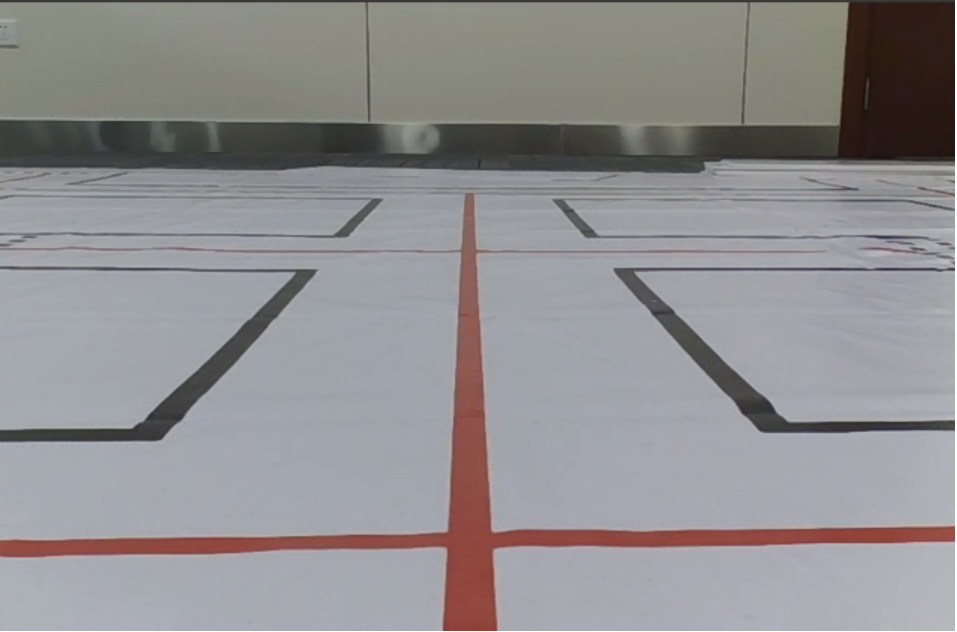
#> input picture raw_road.png, 957 x 632 px
$ python mask3.py
#> lines starting #> are read from the running program, lines starting #| are printed output that depends on the picture; after the words box and inside, x2 and y2 are one past the last pixel; in counts of white or black regions, pixels touching at a corner belong together
import cv2
import numpy as np
import matplotlib.pyplot as plt
def process_an_image(img):
    # 2. 标记四个坐标点用于ROI截取
    points = np.array([[(0, 550), (331, 187), (557, 187), (921, 550)]])
    roi_edges = roi_mask(img, points)
    return  roi_edges
def roi_mask(img, corner_points):
    # 创建掩膜
    mask = np.zeros_like(img)
    cv2.fillPoly(mask, corner_points, (255,255,255))
    masked_img = cv2.bitwise_and(img, mask)
    return masked_img
#  图像的加法 (掩模 mask)
img1 = cv2.imread("raw_road.png")  # 读取彩色图像(BGR)
#> img1 is the input picture: shape (632, 957, 3); mean B, G, R 144.8, 143, 144.6
cv2.imshow("raw_road.png", img1)  # 显示从 img1 提取的 ROI
img2 = process_an_image(img1)
#> in roi_mask, `cv2.fillPoly(mask, corner_points, (255,255,255))`:
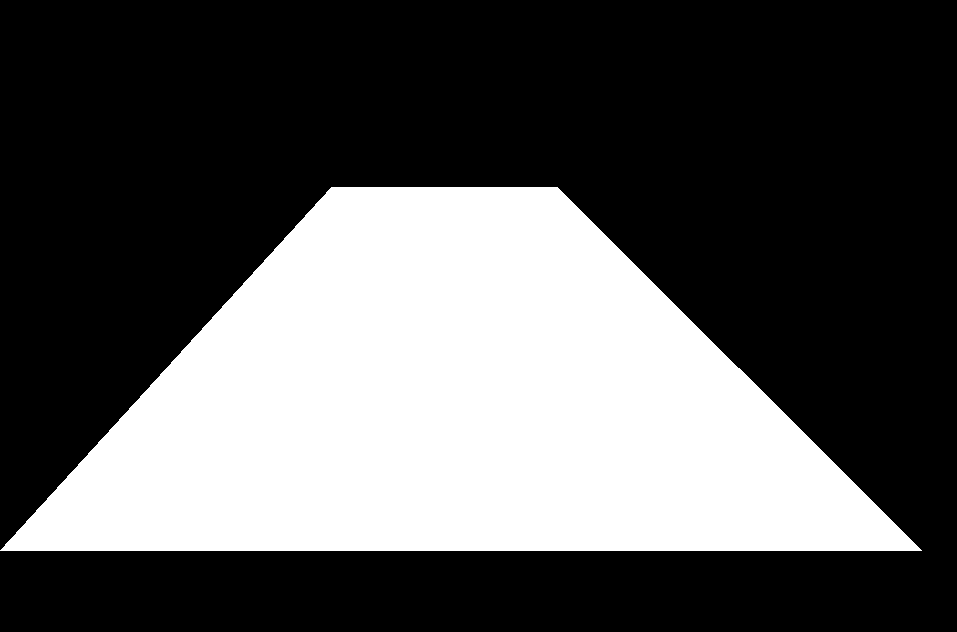
#> mask: shape (632, 957, 3); 34.6% white; 1 white region, box (x1, y1, x2, y2) and area: (0, 187, 922, 551) 209119
#> in roi_mask, `masked_img = cv2.bitwise_and(img, mask)`:
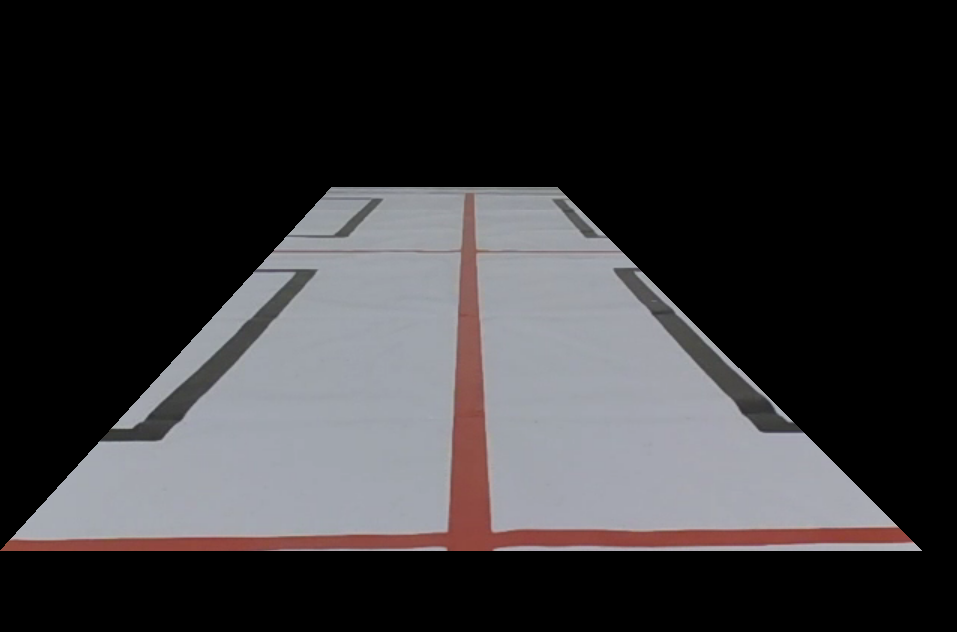
#> masked_img: shape (632, 957, 3); mean B, G, R 53.8, 52, 53.4
cv2.imshow("MaskROI", img2)  # 显示从 img1 提取的 ROI
key = cv2.waitKey(0)  # 等待按键命令
#> (key Esc is pressed here)

$ run again, with Troad.PNG copied over raw_road.png
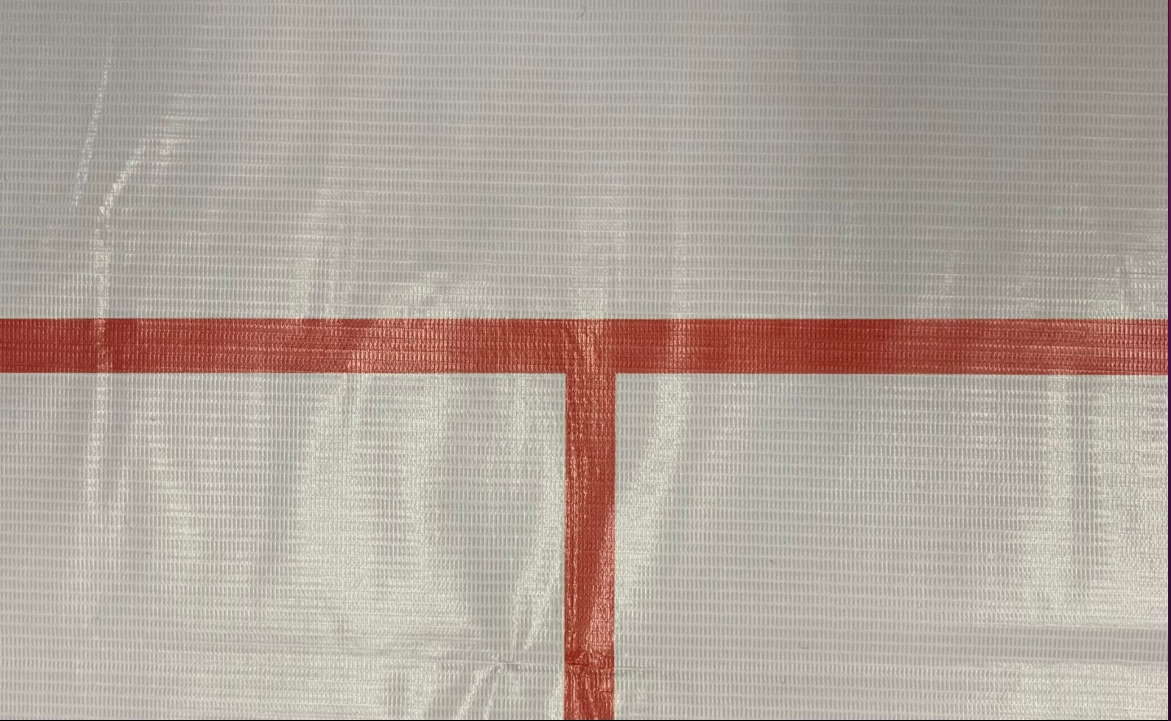
#> input picture Troad.PNG, 1171 x 721 px
#> img1 is the input picture: shape (721, 1171, 3); mean B, G, R 154.8, 164.6, 175.7
#> in roi_mask, `cv2.fillPoly(mask, corner_points, (255,255,255))`:
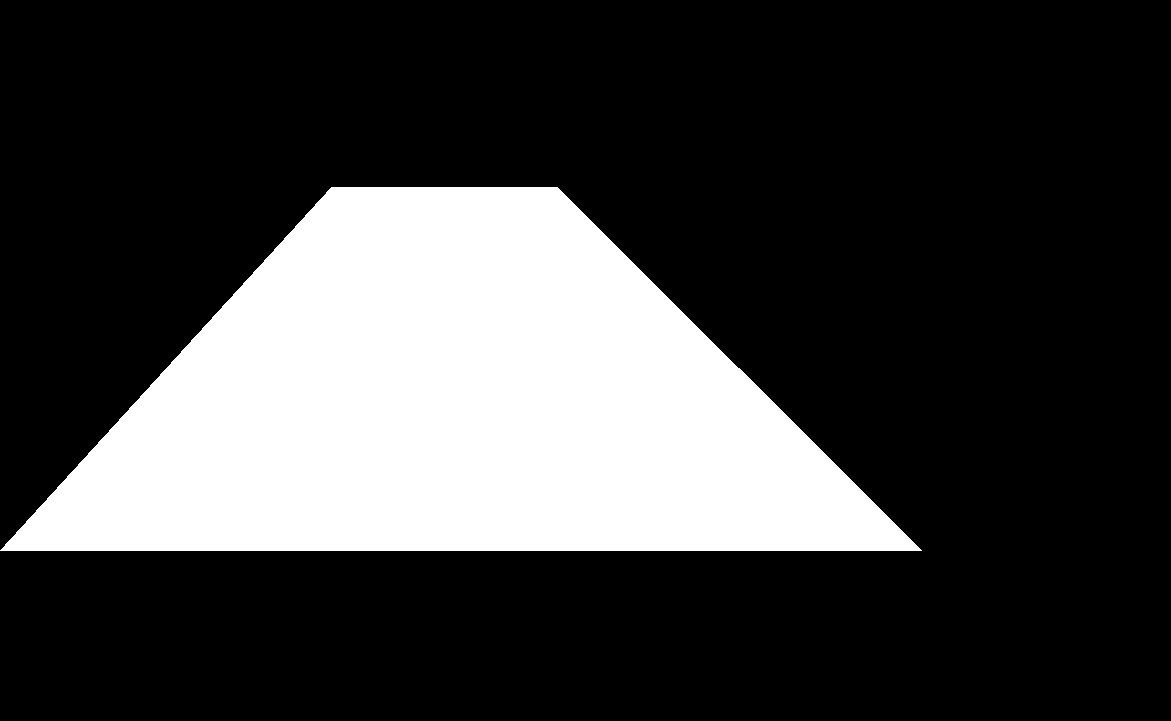
#> mask: shape (721, 1171, 3); 24.8% white; 1 white region, box (x1, y1, x2, y2) and area: (0, 187, 922, 551) 209119
#> in roi_mask, `masked_img = cv2.bitwise_and(img, mask)`:
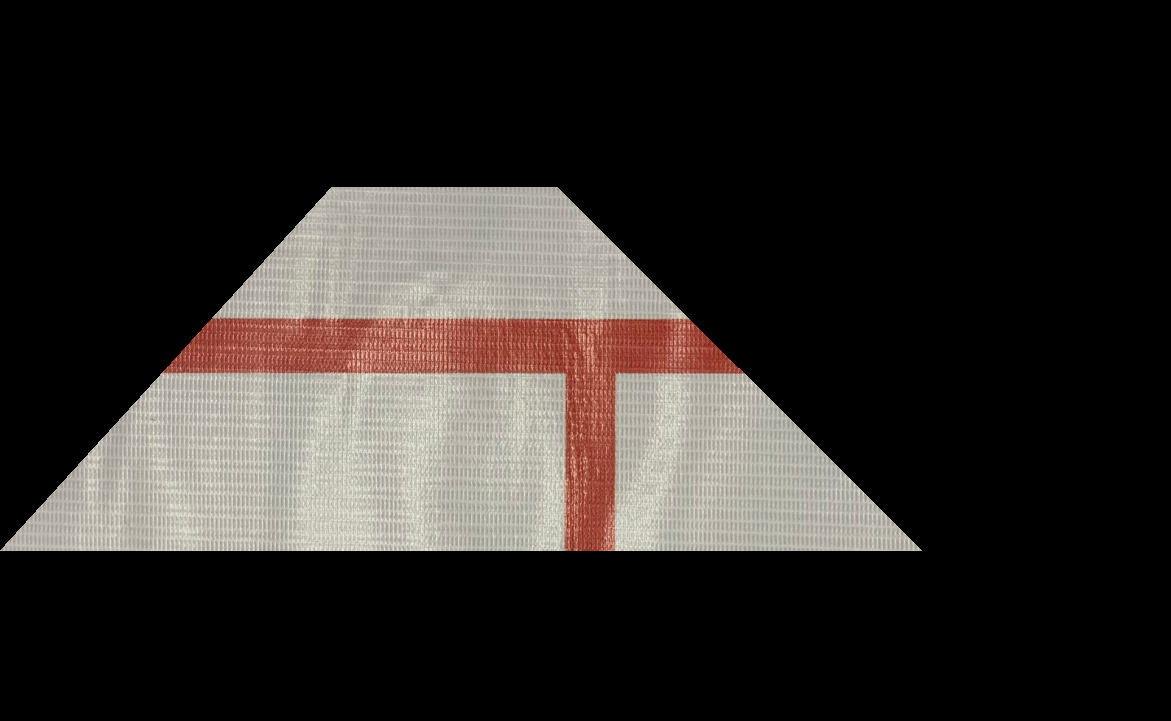
#> masked_img: shape (721, 1171, 3); mean B, G, R 38.2, 41.1, 45.3
